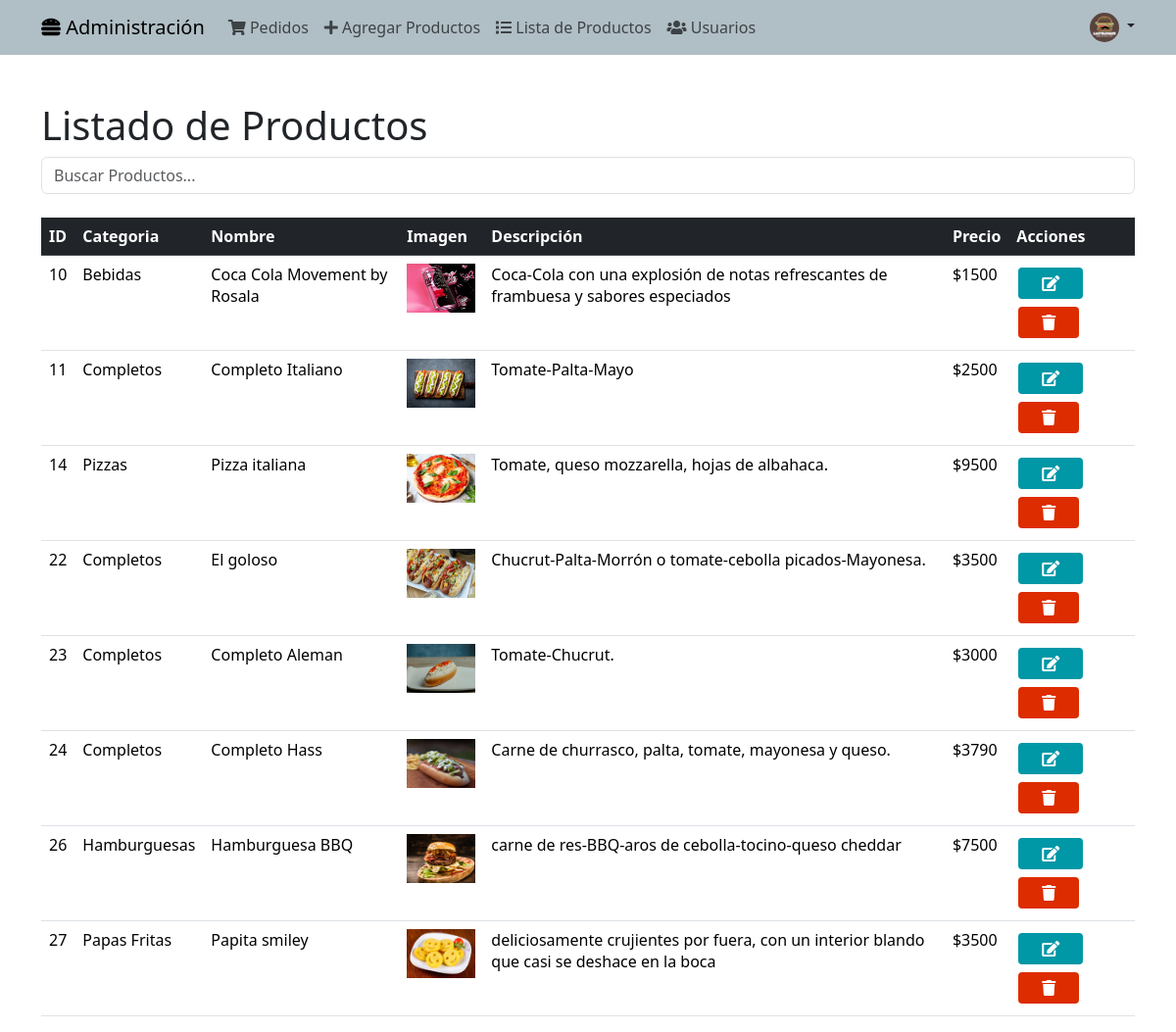
Before: /admlista/ with the older database file.
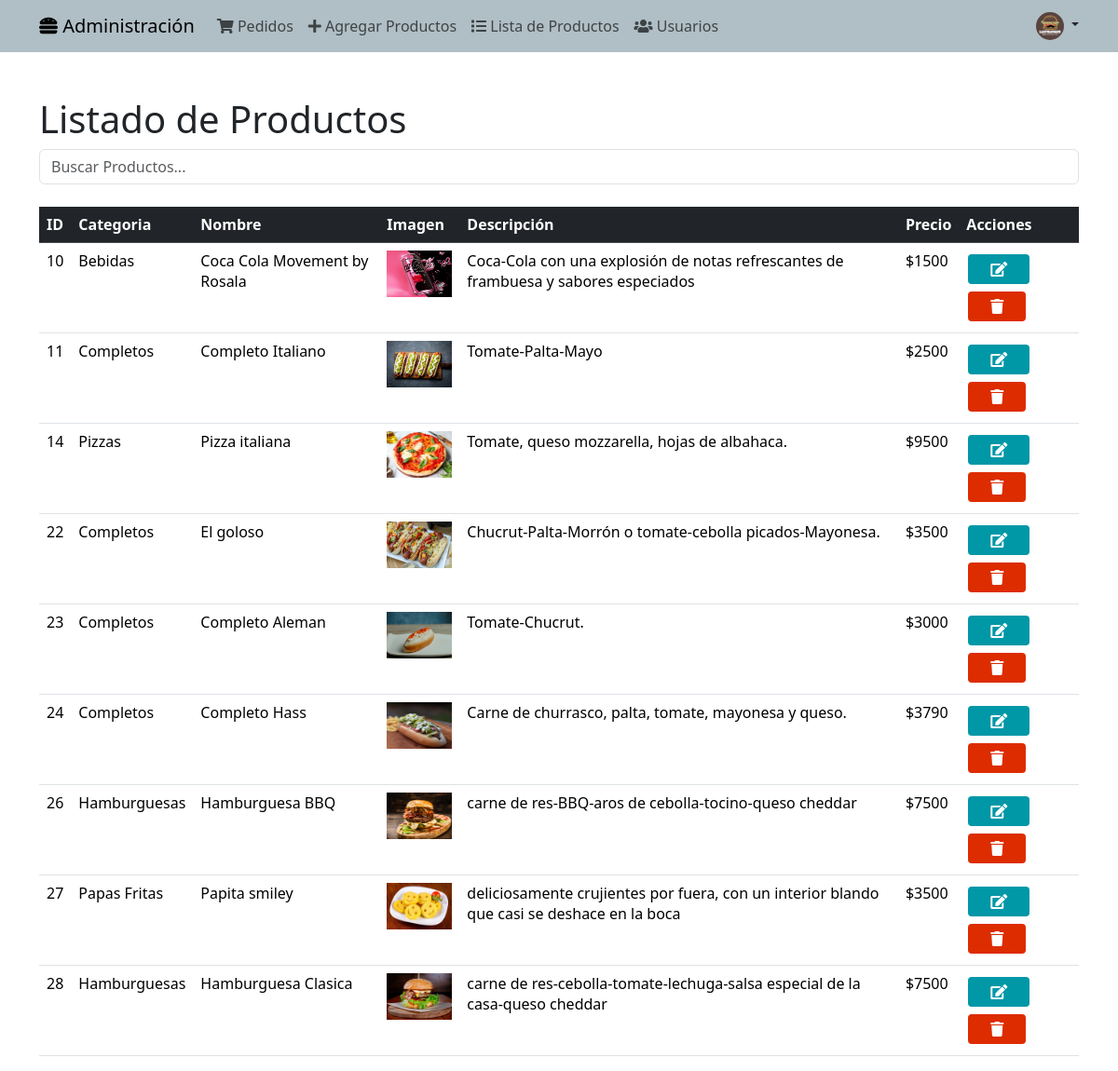
After: the same page with the newer database file.
### aplicacion/models.py (models this page shows, shortened)
class Producto(models.Model):
    id = models.AutoField(primary_key=True)
    nombre = models.CharField(max_length=40,null=False,
    validators=[RegexValidator(r'^[a-zA-Z ]*$', 'Ingrese solo letras y espacios.')])
    descripcion = models.TextField(max_length=300,null=False)
    precio =  models.IntegerField(validators=[MinValueValidator(0)],null=False)
    categoria = models.CharField(max_length=50, choices=CATEGORIAS, default='Sin Seleccionar',null=False)
    imagen = models.ImageField(upload_to='productos/',null=False)

### aplicacion/views.py (the view)
# urls.py: path('admlista/',admlista, name='admlista'),
def admlista(request):
    admlista=Producto.objects.all()
    datos={
        "admlista":admlista
    }
    return render(request,'aplicacion/admlista.html',datos)

### aplicacion/context_processor.py (called while the page is built)
def total_carrito(request):
    total = 0
    if request.user.is_authenticated:
        if "carrito" in request.session.keys():
            for key, value in request.session["carrito"].items():
                total += int(value["acumulado"])
    return {"total_carrito": total}  # Devolver el total dentro de un diccionario con la clave adecuada

### aplicacion/templates/aplicacion/admlista.html (shortened to what this page needs)
{% extends "aplicacion/baseadmin.html" %}
{% load static %}
{% block contenidoadmin %}
    <link rel="stylesheet" href="{% static 'aplicacion/css/admbtn.css' %}">
    <div id="lista" class="content-section">
        <div class="container mt-5">
            <h1>Listado de Productos</h1>
            <input class="form-control mb-4" id="tableSearch" type="text" placeholder="Buscar Productos...">
            <div class="mt-2 table-responsive">
                <table class="table table-hover">
                    <thead class="table-dark">
                        <tr>
                            <th>ID</th>
                            <th>Categoria</th>
                            <th>Nombre</th>
                            <th>Imagen</th>
                            <th>Descripción</th>
                            <th>Precio</th>
                            <th>Acciones</th>
                        </tr>
                    </thead>
                    <tbody>
                        <tr>
                            {% for p in admlista %}
                            <td>{{p.id}}</td>
                            <td>{{p.categoria}}</td>
                            <td>{{p.nombre}}</td>
                            <td><img src="{{p.imagen.url}}" alt="Foto Producto" height="50" width="70"></td>
                            <td>{{p.descripcion}}</td>
                            <td>${{p.precio}}</td>
                            <td>
                                <a class="btn btn-sm btn-editar" href="{% url 'editarprod' p.id %}" role="button">
                                    <i class="fas fa-edit"></i>
                                </a>
                                <form method="post" action="{% url 'eliminar_producto_2' p.id %}" class="d-inline">
                                    <button type="submit" class="btn btn-sm btn-borrar btn-confirmar">
                                        <i class="fas fa-trash"></i>
                                    </button>
                                </form>
                            </td>
                        </tr>
                        {% endfor %}
                    </tbody>
                </table>
            </div>
        </div>
    </div>
{% endblock contenidoadmin %}

### aplicacion/templates/aplicacion/baseadmin.html (shortened to what this page needs)
{% load static %}
<html lang="es">
<head>
    <link href="{% static 'aplicacion/css/bootstrap.css' %}" rel="stylesheet">
    <link rel="stylesheet" href="https://cdnjs.cloudflare.com/ajax/libs/font-awesome/5.15.1/css/all.min.css">
    <link rel="stylesheet" href="{% static 'aplicacion/css/admin.css' %}">
    <link rel="stylesheet" href="{% static 'aplicacion/css/indicadores.css' %}">
</head>
<body>
    <nav class="navbar navbar-expand-lg navbar-light">
        <div class="container">
            <a class="navbar-brand" href="{% url 'admburger' %}">
                <i class="fas fa-hamburger"></i> Administración
            </a>
            <div class="collapse navbar-collapse" id="navbarNav">
                <ul class="navbar-nav">
                    <li class="nav-item">
                        <a class="nav-link" href="{% url 'admpedidos' %}">
                            <i class="fas fa-shopping-cart"></i> Pedidos
                        </a>
                    </li>
                    <a class="nav-link" href="{% url 'admpagregar' %}">
                        <i class="fas fa-plus"></i> Agregar Productos
                    </a>
                    <li class="nav-item">
                        <a class="nav-link" href="{% url 'admlista' %}">
                            <i class="fas fa-list"></i> Lista de Productos
                        </a>
                    </li>
                    <li class="nav-item">
                        <a class="nav-link" href="{% url 'admusuarios' %}">
                            <i class="fas fa-users"></i> Usuarios
                        </a>
                    </li>
                </ul>
            </div>
            <div class="nav-item dropdown">
                <a class="nav-link dropdown-toggle" href="#" id="navbarDropdownMenuLink" role="button"
                    data-bs-toggle="dropdown" aria-expanded="false">
                    <img src="{% static 'aplicacion/img/Logo.png' %}"alt="Imagen de perfil" class="rounded-circle" width="30" height="30">
                </a>
            </div>
        </div>
    </nav>
    {% block contenidoadmin %}
    {% endblock contenidoadmin %}
</body>
</html>

### aplicacion/static/aplicacion/css/admin.css (style rules this page uses)
.navbar { background-color: #B0BEC5; }

### aplicacion/static/aplicacion/css/indicadores.css (style rules this page uses)
.btn { background-color: #0097A7; border: none; color: white; padding: 8px 24px; text-align: center; font-size: 16px; margin: 4px 2px; opacity: 1; transition: 0.3s; }

### aplicacion/static/aplicacion/css/admbtn.css (style rules this page uses)
.btn-editar { background-color: #0097A7; color: #fff; border: none; }
.btn-borrar { background-color: #DD2C00; color: #fff; border: none; }

Changed rows visible on the page:
added Producto: id "28", categoria "Hamburguesas", nombre "Hamburguesa Clasica", imagen (picture), descripcion "carne de res-cebolla-tomate-lechuga-salsa especial de la casa-queso cheddar", precio "7500"
